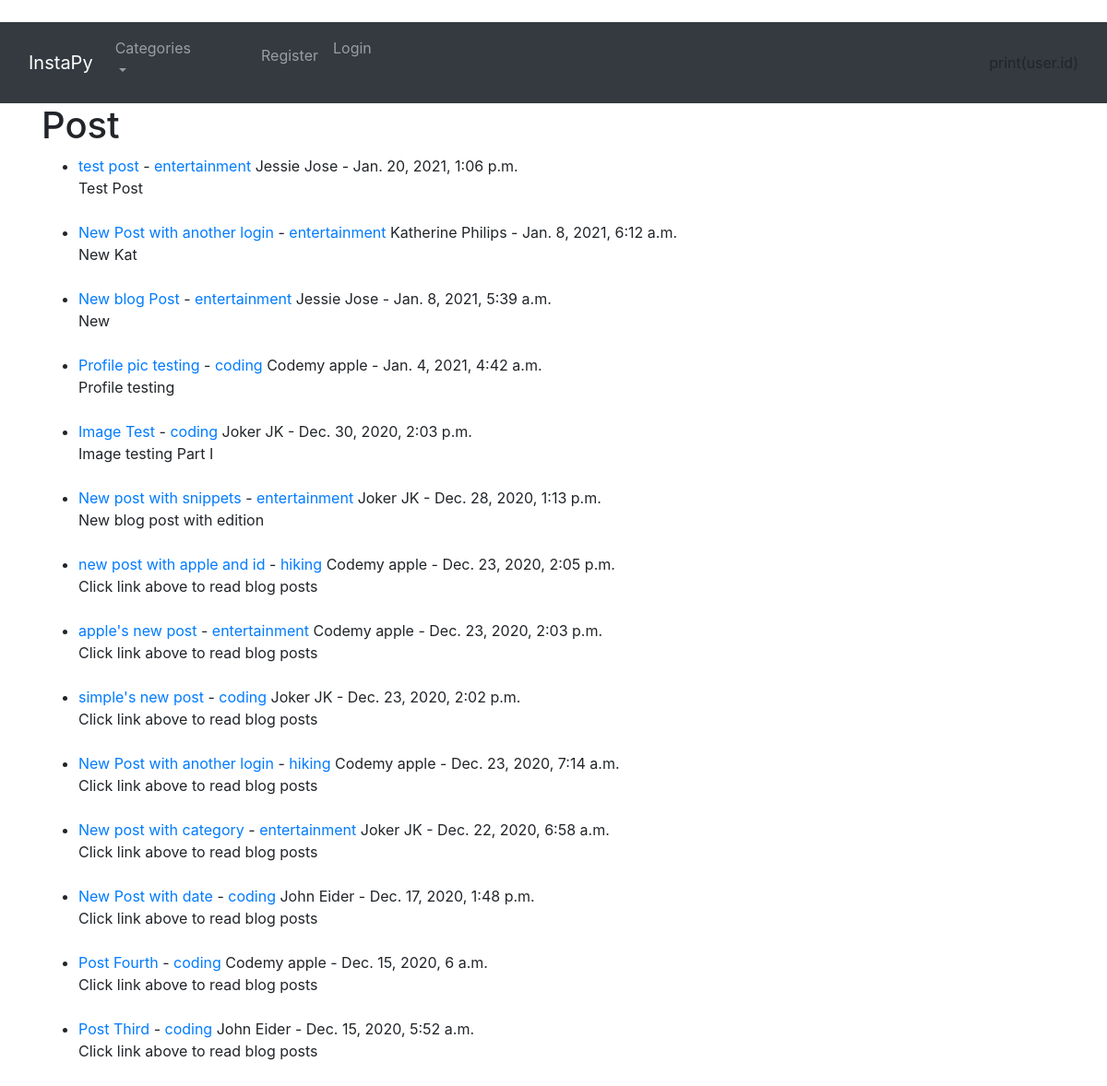
The page / on the database its author committed.
### myblog/models.py (models this page shows, shortened)
class Post(models.Model):
    title=models.CharField(max_length=255)
    header_image=models.ImageField(null=True, blank=True, upload_to="images/")
    title_tag=models.CharField(max_length=255)
    author=models.ForeignKey(User, on_delete=models.CASCADE)
    body=models.TextField()
    images=models.ImageField()
    created=models.DateTimeField(auto_now_add=True)
    modified=models.DateTimeField(auto_now=True)
    category=models.CharField(max_length=255, default='coding')
    snippets=models.CharField(max_length=255)
    likes=models.ManyToManyField(User, related_name='blog_posts')

### myblog/views.py (the view)
# urls.py: path('', HomeView.as_view(), name="home"),
class HomeView(ListView):
    model = Post
    template_name='home.html'
    ordering = ['-created']
    def get_context_data(self, *args, **kwargs):
        cat_menu=Category.objects.all()
        context = super(HomeView, self).get_context_data(*args, **kwargs)
        context["cat_menu"]=cat_menu
        return context

### myblog/models.py (called while the page is built)
    def __str__(self):
        return self.name

### myblog/templates/home.html (shortened to what this page needs)
{% extends 'base.html' %}
{% block content %}
<h1>Post</h1>
<ul>
  {% for post in object_list %}
    <li><a href="{% url 'article-details' post.pk %}">
      {{ post.title }} </a> -
      <a href="{% url 'category' post.category|slugify %}">{{ post.category }}</a>
      {{ post.author.first_name }}
      {{ post.author.last_name }} -
      {{ post.created }}
      <br/>
      {{ post.snippets }}
    </li>
    <br/>
  {% endfor %}
</ul>
{% endblock %}

### myblog/templates/base.html (shortened to what this page needs)
<!DOCTYPE html>
<html lang="en" dir="ltr">
  <head>
    <link rel="stylesheet" href="https://maxcdn.bootstrapcdn.com/bootstrap/4.0.0/css/bootstrap.min.css">
    </head>
    <body>
      <br>
      <nav class="navbar navbar-expand-lg navbar-dark bg-dark">
        <div class="container-fluid">
            <a class="navbar-brand" href="{% url 'home' %}">InstaPy</a>
              <div class="collapse navbar-collapse" id="navbarNavDropdown">
                <ul class="navbar-nav mr-auto">
                    {% if cat_menu %}
                        <li class="nav-item dropdown">
                            <a class="nav-link dropdown-toggle" href="#" id="navbarDropdownMenuLink" role="button" data-bs-toggle="dropdown" aria-expanded="false">Categories</a>
                            <div class="dropdown-menu" aria-labelledby="navbarDropdownMenuLink">
                                {% for item in cat_menu %}
                                      <a class="dropdown-item" href="{% url 'category' item|slugify %}">{{ item }} <br>
                                {% endfor %}
                            </div>
                        </li>
                    {% else %}
                        <li class="nav-item">
                            <a class="nav-link" href="{% url 'category-list' %}">Categories</a>
                        </li>
                    {% endif %}
                    {% if user.is_authenticated %}
                        <li class="nav-item">
                            <a class="nav-link" href="{% url 'add_post' %}">Add Post</a>
                        </li>
                        <li class="nav-item">
                          <a class="nav-link" href="{% url 'add_category' %}">Add Category</a>
                        </li>
                    {% else %}
                          <li class="nav-item">
                            <a class="nav-link" href="{% url 'register' %}">Register</a>
                          </li>
                          <li class="nav-item">
                            <a class="nav-link" href="{% url 'login' %}">Login</a>
                          </li>
                    {% endif %}
                </ul>
                print(user.id)
          </div>
        </div>
    </nav>
      <div class="container">
        {% block content %}
        {% endblock %}
      </div>
  </body>
</html>

### rows shown on the page
Post: title "test post", category "entertainment", author.first_name "Jessie", author.last_name "Jose", created "Jan. 20, 2021, 1:06 p.m.", snippets "Test Post"
Post: title "New Post with another login", category "entertainment", author.first_name "Katherine", author.last_name "Philips", created "Jan. 8, 2021, 6:12 a.m.", snippets "New Kat"
Post: title "New blog Post", category "entertainment", author.first_name "Jessie", author.last_name "Jose", created "Jan. 8, 2021, 5:39 a.m.", snippets "New"
Post: title "Profile pic testing", category "coding", author.first_name "Codemy", author.last_name "apple", created "Jan. 4, 2021, 4:42 a.m.", snippets "Profile testing"
Post: title "Image Test", category "coding", author.first_name "Joker", author.last_name "JK", created "Dec. 30, 2020, 2:03 p.m.", snippets "Image testing Part I"
Post: title "New post with snippets", category "entertainment", author.first_name "Joker", author.last_name "JK", created "Dec. 28, 2020, 1:13 p.m.", snippets "New blog post with edition"
Post: title "new post with apple and id", category "hiking", author.first_name "Codemy", author.last_name "apple", created "Dec. 23, 2020, 2:05 p.m.", snippets "Click link above to read blog posts"
Post: title "apple's new post", category "entertainment", author.first_name "Codemy", author.last_name "apple", created "Dec. 23, 2020, 2:03 p.m.", snippets "Click link above to read blog posts"
Post: title "simple's new post", category "coding", author.first_name "Joker", author.last_name "JK", created "Dec. 23, 2020, 2:02 p.m.", snippets "Click link above to read blog posts"
Post: title "New Post with another login", category "hiking", author.first_name "Codemy", author.last_name "apple", created "Dec. 23, 2020, 7:14 a.m.", snippets "Click link above to read blog posts"
Post: title "New post with category", category "entertainment", author.first_name "Joker", author.last_name "JK", created "Dec. 22, 2020, 6:58 a.m.", snippets "Click link above to read blog posts"
Post: title "New Post with date", category "coding", author.first_name "John", author.last_name "Eider", created "Dec. 17, 2020, 1:48 p.m.", snippets "Click link above to read blog posts"
Post: title "Post Fourth", category "coding", author.first_name "Codemy", author.last_name "apple", created "Dec. 15, 2020, 6 a.m.", snippets "Click link above to read blog posts"
Post: title "Post Third", category "coding", author.first_name "John", author.last_name "Eider", created "Dec. 15, 2020, 5:52 a.m.", snippets "Click link above to read blog posts"
